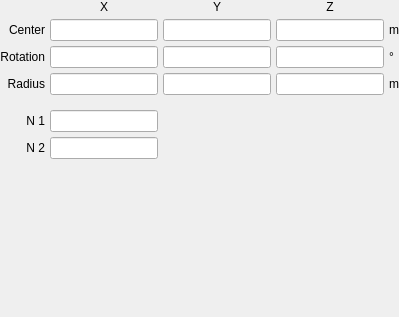
             <widget class="QWidget" name="super_ellipsoid">
              <property name="font">
               <font>
                <weight>50</weight>
                <bold>false</bold>
               </font>
              </property>
              <layout class="QGridLayout" name="gridLayout_45">
               <property name="leftMargin">
                <number>0</number>
               </property>
               <property name="topMargin">
                <number>0</number>
               </property>
               <property name="rightMargin">
                <number>0</number>
               </property>
               <property name="bottomMargin">
                <number>0</number>
               </property>
               <property name="spacing">
                <number>5</number>
               </property>
               <item row="2" column="0">
                <widget class="QLabel" name="label_110">
                 <property name="font">
                  <font>
                   <weight>50</weight>
                   <bold>false</bold>
                  </font>
                 </property>
                 <property name="text">
                  <string>Rotation</string>
                 </property>
                 <property name="alignment">
                  <set>Qt::AlignRight|Qt::AlignTrailing|Qt::AlignVCenter</set>
                 </property>
                </widget>
               </item>
               <item row="1" column="3">
                <widget class="LineEdit" name="lineedit_super_ellipsoid_translationz">
                 <property name="font">
                  <font>
                   <weight>50</weight>
                   <bold>false</bold>
                  </font>
                 </property>
                </widget>
               </item>
               <item row="1" column="2">
                <widget class="LineEdit" name="lineedit_super_ellipsoid_translationy">
                 <property name="font">
                  <font>
                   <weight>50</weight>
                   <bold>false</bold>
                  </font>
                 </property>
                </widget>
               </item>
               <item row="1" column="1">
                <widget class="LineEdit" name="lineedit_super_ellipsoid_translationx">
                 <property name="font">
                  <font>
                   <weight>50</weight>
                   <bold>false</bold>
                  </font>
                 </property>
                </widget>
               </item>
               <item row="2" column="3">
                <widget class="LineEdit" name="lineedit_super_ellipsoid_rotationz">
                 <property name="font">
                  <font>
                   <weight>50</weight>
                   <bold>false</bold>
                  </font>
                 </property>
                </widget>
               </item>
               <item row="1" column="0">
                <widget class="QLabel" name="label_109">
                 <property name="font">
                  <font>
                   <weight>50</weight>
                   <bold>false</bold>
                  </font>
                 </property>
                 <property name="text">
                  <string>Center</string>
                 </property>
                 <property name="alignment">
                  <set>Qt::AlignRight|Qt::AlignTrailing|Qt::AlignVCenter</set>
                 </property>
                </widget>
               </item>
               <item row="2" column="2">
                <widget class="LineEdit" name="lineedit_super_ellipsoid_rotationy">
                 <property name="font">
                  <font>
                   <weight>50</weight>
                   <bold>false</bold>
                  </font>
                 </property>
                </widget>
               </item>
               <item row="7" column="1">
                <spacer name="verticalSpacer_38">
                 <property name="orientation">
                  <enum>Qt::Vertical</enum>
                 </property>
                 <property name="sizeHint" stdset="0">
                  <size>
                   <width>20</width>
                   <height>158</height>
                  </size>
                 </property>
                </spacer>
               </item>
               <item row="3" column="0">
                <widget class="QLabel" name="label_111">
                 <property name="font">
                  <font>
                   <weight>50</weight>
                   <bold>false</bold>
                  </font>
                 </property>
                 <property name="text">
                  <string>Radius</string>
                 </property>
                 <property name="alignment">
                  <set>Qt::AlignRight|Qt::AlignTrailing|Qt::AlignVCenter</set>
                 </property>
                </widget>
               </item>
               <item row="2" column="1">
                <widget class="LineEdit" name="lineedit_super_ellipsoid_rotationx">
                 <property name="font">
                  <font>
                   <weight>50</weight>
                   <bold>false</bold>
                  </font>
                 </property>
                </widget>
               </item>
               <item row="3" column="3">
                <widget class="LineEdit" name="lineedit_super_ellipsoid_radiusz">
                 <property name="font">
                  <font>
                   <weight>50</weight>
                   <bold>false</bold>
                  </font>
                 </property>
                </widget>
               </item>
               <item row="3" column="2">
                <widget class="LineEdit" name="lineedit_super_ellipsoid_radiusy">
                 <property name="font">
                  <font>
                   <weight>50</weight>
                   <bold>false</bold>
                  </font>
                 </property>
                </widget>
               </item>
               <item row="3" column="1">
                <widget class="LineEdit" name="lineedit_super_ellipsoid_radiusx">
                 <property name="font">
                  <font>
                   <weight>50</weight>
                   <bold>false</bold>
                  </font>
                 </property>
                </widget>
               </item>
               <item row="5" column="0">
                <widget class="QLabel" name="label_112">
                 <property name="font">
                  <font>
                   <weight>50</weight>
                   <bold>false</bold>
                  </font>
                 </property>
                 <property name="text">
                  <string>N 1</string>
                 </property>
                 <property name="alignment">
                  <set>Qt::AlignRight|Qt::AlignTrailing|Qt::AlignVCenter</set>
                 </property>
                </widget>
               </item>
               <item row="0" column="1">
                <widget class="QLabel" name="label_293">
                 <property name="font">
                  <font>
                   <weight>50</weight>
                   <bold>false</bold>
                  </font>
                 </property>
                 <property name="text">
                  <string>X</string>
                 </property>
                 <property name="alignment">
                  <set>Qt::AlignCenter</set>
                 </property>
                </widget>
               </item>
               <item row="6" column="0">
                <widget class="QLabel" name="label_113">
                 <property name="font">
                  <font>
                   <weight>50</weight>
                   <bold>false</bold>
                  </font>
                 </property>
                 <property name="text">
                  <string>N 2</string>
                 </property>
                 <property name="alignment">
                  <set>Qt::AlignRight|Qt::AlignTrailing|Qt::AlignVCenter</set>
                 </property>
                </widget>
               </item>
               <item row="5" column="1">
                <widget class="LineEdit" name="lineedit_super_ellipsoid_n1">
                 <property name="font">
                  <font>
                   <weight>50</weight>
                   <bold>false</bold>
                  </font>
                 </property>
                </widget>
               </item>
               <item row="6" column="1">
                <widget class="LineEdit" name="lineedit_super_ellipsoid_n2">
                 <property name="font">
                  <font>
                   <weight>50</weight>
                   <bold>false</bold>
                  </font>
                 </property>
                </widget>
               </item>
               <item row="4" column="1">
                <spacer name="verticalSpacer_55">
                 <property name="orientation">
                  <enum>Qt::Vertical</enum>
                 </property>
                 <property name="sizeType">
                  <enum>QSizePolicy::Maximum</enum>
                 </property>
                 <property name="sizeHint" stdset="0">
                  <size>
                   <width>20</width>
                   <height>10</height>
                  </size>
                 </property>
                </spacer>
               </item>
               <item row="0" column="2">
                <widget class="QLabel" name="label_294">
                 <property name="font">
                  <font>
                   <weight>50</weight>
                   <bold>false</bold>
                  </font>
                 </property>
                 <property name="text">
                  <string>Y</string>
                 </property>
                 <property name="alignment">
                  <set>Qt::AlignCenter</set>
                 </property>
                </widget>
               </item>
               <item row="0" column="3">
                <widget class="QLabel" name="label_295">
                 <property name="font">
                  <font>
                   <weight>50</weight>
                   <bold>false</bold>
                  </font>
                 </property>
                 <property name="text">
                  <string>Z</string>
                 </property>
                 <property name="alignment">
                  <set>Qt::AlignCenter</set>
                 </property>
                </widget>
               </item>
               <item row="1" column="4">
                <widget class="QLabel" name="label_296">
                 <property name="font">
                  <font>
                   <weight>50</weight>
                   <bold>false</bold>
                  </font>
                 </property>
                 <property name="text">
                  <string>m</string>
                 </property>
                </widget>
               </item>
               <item row="2" column="4">
                <widget class="QLabel" name="label_297">
                 <property name="font">
                  <font>
                   <weight>50</weight>
                   <bold>false</bold>
                  </font>
                 </property>
                 <property name="text">
                  <string>°</string>
                 </property>
                </widget>
               </item>
               <item row="3" column="4">
                <widget class="QLabel" name="label_298">
                 <property name="font">
                  <font>
                   <weight>50</weight>
                   <bold>false</bold>
                  </font>
                 </property>
                 <property name="text">
                  <string>m</string>
                 </property>
                </widget>
               </item>
              </layout>
             </widget>
